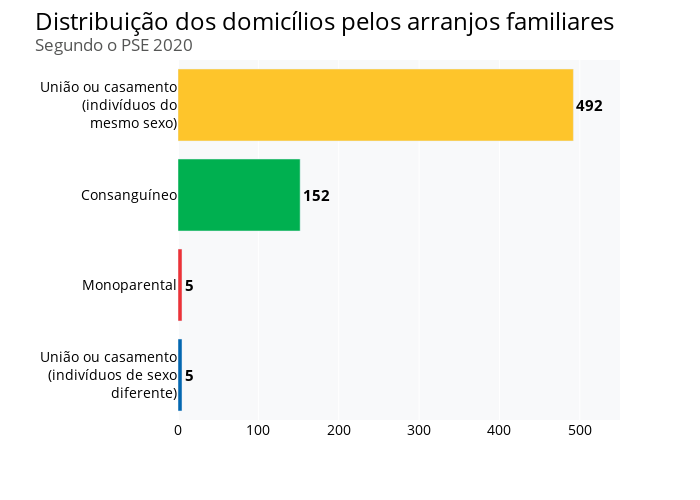

Source (notebook cell):
### Markdown cell above
##### Demográfico - Domicílios pelo arranjo familiar

### Code cell
domicilio_arranjo_familiar = dados.D1606D.value_counts().to_frame().reset_index()
domicilio_arranjo_familiar.columns = ["arranjo", "qtd"]

fig = px.bar(domicilio_arranjo_familiar, x="qtd", y="arranjo", color = "arranjo", text_auto=True,
             color_discrete_sequence=["#fec52b","#00b050", "#ed3237", "#0367b0"])

# Ajustando o layout do gráfico
fig.update_layout(width=700, height=500, font_family = 'Open Sans', font_size=15, font_color= "black", 
                  title_font_color= "black", title_font_size=24, title_text='Distribuição dos domicílios pelos arranjos familiares' + 
                  '<br><sup size=1 style="color:#555655">Segundo o PSE 2020</sup>', xaxis_title='', yaxis_title='',
                  xaxis_tickfont_size=14, yaxis_tickfont_size=14, xaxis_range = [0,550], 
                  plot_bgcolor= "#f8f9fa", showlegend=False)

fig.update_yaxes(tickmode='array', tickvals=np.arange(0,4), ticktext = ["União ou casamento<br>(indivíduos de sexo<br>diferente)",
                                                                   "Monoparental",
                                                                   "Consanguíneo",
                                                                   "União ou casamento<br>(indivíduos do<br>mesmo sexo)"])

fig.update_traces(textfont_size=15, textposition="outside", texttemplate='<b>%{x}</b>', cliponaxis=False)

fig.show()

### Figure 1 — Plotly figure (JSON) as saved in the notebook; plotly's stock layout.template omitted (floating-point values rounded to 4 significant figures)
{"data": [{"alignmentgroup": "True", "cliponaxis": false, "hovertemplate": "arranjo=%{y}<br>qtd=%{x}<extra></extra>", "legendgroup": "União ou casamento sexo diferente", "marker": {"color": "#fec52b", "pattern": {"shape": ""}}, "name": "União ou casamento sexo diferente", "offsetgroup": "União ou casamento sexo diferente", "orientation": "h", "showlegend": true, "textfont": {"size": 15}, "textposition": "outside", "texttemplate": "<b>%{x}</b>", "type": "bar", "x": [492], "xaxis": "x", "y": ["União ou casamento sexo diferente"], "yaxis": "y"}, {"alignmentgroup": "True", "cliponaxis": false, "hovertemplate": "arranjo=%{y}<br>qtd=%{x}<extra></extra>", "legendgroup": "Monoparental", "marker": {"color": "#00b050", "pattern": {"shape": ""}}, "name": "Monoparental", "offsetgroup": "Monoparental", "orientation": "h", "showlegend": true, "textfont": {"size": 15}, "textposition": "outside", "texttemplate": "<b>%{x}</b>", "type": "bar", "x": [152], "xaxis": "x", "y": ["Monoparental"], "yaxis": "y"}, {"alignmentgroup": "True", "cliponaxis": false, "hovertemplate": "arranjo=%{y}<br>qtd=%{x}<extra></extra>", "legendgroup": "Consanguíneo", "marker": {"color": "#ed3237", "pattern": {"shape": ""}}, "name": "Consanguíneo", "offsetgroup": "Consanguíneo", "orientation": "h", "showlegend": true, "textfont": {"size": 15}, "textposition": "outside", "texttemplate": "<b>%{x}</b>", "type": "bar", "x": [5], "xaxis": "x", "y": ["Consanguíneo"], "yaxis": "y"}, {"alignmentgroup": "True", "cliponaxis": false, "hovertemplate": "arranjo=%{y}<br>qtd=%{x}<extra></extra>", "legendgroup": "União ou casamento mesmo sexo", "marker": {"color": "#0367b0", "pattern": {"shape": ""}}, "name": "União ou casamento mesmo sexo", "offsetgroup": "União ou casamento mesmo sexo", "orientation": "h", "showlegend": true, "textfont": {"size": 15}, "textposition": "outside", "texttemplate": "<b>%{x}</b>", "type": "bar", "x": [5], "xaxis": "x", "y": ["União ou casamento mesmo sexo"], "yaxis": "y"}], "layout": {"barmode": "relative", "font": {"color": "black", "family": "Open Sans", "size": 15}, "height": 500, "legend": {"title": {"text": "arranjo"}, "tracegroupgap": 0}, "margin": {"t": 60}, "plot_bgcolor": "#f8f9fa", "showlegend": false, "title": {"font": {"color": "black", "size": 24}, "text": "Distribuição dos domicílios pelos arranjos familiares<br><sup size=1 style=\"color:#555655\">Segundo o PSE 2020</sup>"}, "width": 700, "xaxis": {"anchor": "y", "domain": [0, 1], "range": [0, 550], "tickfont": {"size": 14}, "title": {"text": ""}}, "yaxis": {"anchor": "x", "categoryarray": ["União ou casamento mesmo sexo", "Consanguíneo", "Monoparental", "União ou casamento sexo diferente"], "categoryorder": "array", "domain": [0, 1], "tickfont": {"size": 14}, "tickmode": "array", "ticktext": ["União ou casamento<br>(indivíduos de sexo<br>diferente)", "Monoparental", "Consanguíneo", "União ou casamento<br>(indivíduos do<br>mesmo sexo)"], "tickvals": [0, 1, 2, 3], "title": {"text": ""}}}}
